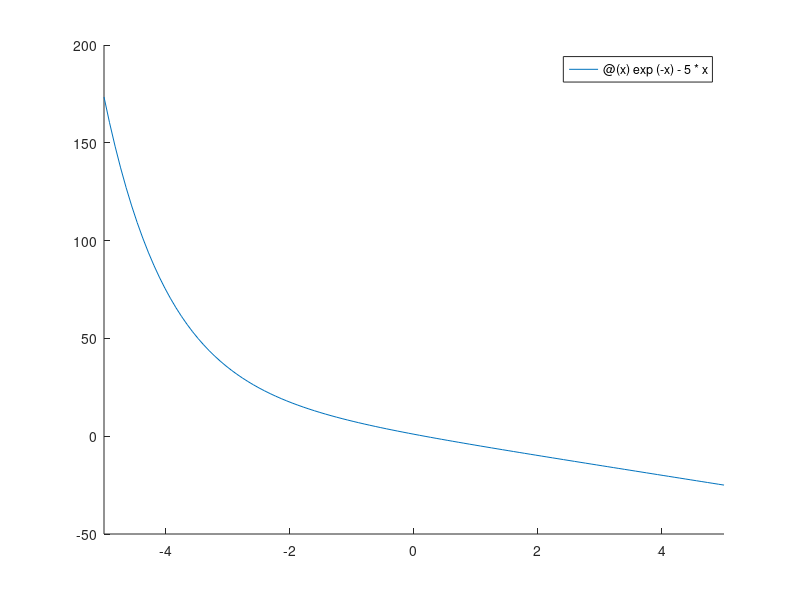

The MATLAB source for this figure: (Note: this script raises an error after producing the figure.)
%% RISOLUZIONE DI VARI ESERCIZI PROPOSTI NELL'ESERCITAZIONE
% Dino Meng, SM3201466

%% === Slide 12
fprintf("ESERCIZIO DELLA SLIDE 12\n")
f = @(x) exp(-x) - 5*x;

hold on
fplot(f, [-5, 5]);
fplot(0, Color='Black');
hold off 

% A posteriori decido che un buon intervallo è [-1, 1]
[vc, k, ~, ~] = bisezione(-1, 1, 1e-8, 1e-8, 1000, f);

fprintf("\tRadice approssimata: %.9f\n", vc(end));
fprintf("\tNumero di iterazioni effettuate: %d\n", k);
fprintf("\tNumero di iterazioni minime previste (teoricamente): %d\n", ceil(log2(2/1e-8))-1)

input("Premere enter per continuare al prossimo esercizio\n> ")

%% == Slide 20
fprintf("ESERCIZIO DELLA SLIDE 20\n")
f = @(x) x.^2 - 5 * x + 6;
df = @(x) 2 * x - 5;

hold on
fplot(f, [-5, 5]);
fplot(0, Color='Black');
hold off 

% Per il calcolo della radice maggiore è conveniente scegliere un punto a destra della radice maggiore, come x_0 = 3.2

[x, iter, scarti] = newton(f,df, 3.2, 1e-8, 1000);

fprintf("\tRadice approssimata: %.9f\n", x(end));
fprintf("\tNumero di iterazioni effettuate: %d\n", iter);

semilogy ( 1 : iter , abs ( scarti ) , 'm-*' ) 

input("Premere enter per continuare al prossimo esercizio\n> ")

%% == Slide 21
fprintf("ESERCIZIO DELLA SLIDE 21\n")
f1 = @(x) exp(-x./4)-x;
f2 = @(x) x.^3 -2;
f3 = @(x) x*log(x) - 1;

df1 = @(x) (-1./4)*exp(-x./4) - 1;
df2 = @(x) 3 * x.^2;
df3 = @(x) log(x) + 1;

hold on
fplot(f1, [-5, 5]);
fplot(f2, [-5, 5]);
fplot(f3, [-5, 5]);
fplot(@(x) 0*x, Color='Black');

legend("$exp(-x/4)-x$", "$x^3-2$", "$x*log x - 1$")
hold off 

% Intervalli Scelti:
% f1 -> 0.7, 0.9
% f2 -> 1.24, 1.28
% f3 -> 1.65, 1.85
a1 = 0.7; b1=0.9;
a2 = 1.24; b2=1.28;
a3 = 1.65; b3=1.85;

% Punti iniziali scelti:
% f1 -> 0.7
% f2 -> 1.4
% f3 -> 2
x0_1 = 0.7; x0_2 = 1.4; x0_3 = 2;

fid = fopen("./tables/esercizio_slide_21.csv", "w");
fprintf(fid, "name\tmethod\tx\tn_iter\n");

% Definisco una function ausiliaria per svolgere ogni sottoesercizio
function solver(f, df, a, b, x0, name, fid)
    figure()
    fprintf("RISOLVENDO FUNZIONE %s\n", name);
    [x_bis, iter_bis, ~, res_bis] = bisezione(a, b, 1e-8, 1e-8, 1000, f);
    [x_new, iter_new, sc_bis] = newton(f, df, x0, 1e-8, 1000);

    fprintf("METODO DELLA BISEZIONE\n")
    fprintf("\tSOLUZIONE APPROSSIMATA: %.9f\n\tITERAZIONI: %d\n", x_bis(end), iter_bis);
    fprintf("METODO DI NEWTON-RAPHSON\n")
    fprintf("\tSOLUZIONE APPROSSIMATA: %.9f\n\tITERAZIONI: %d\n", x_new(end), iter_new);

    semilogy(abs(res_bis));
    hold on;
    semilogy(abs(sc_bis));
    legend("Residui Pesati Bisezione", "Scarti Newton")
    hold off;

    fprintf(fid, "%s\tBISEZIONE\t%.9f\t%d\n", name, x_bis(end), iter_bis);
    fprintf(fid, "%s\tNEWTON-RAPHSON\t%.9f\t%d\n", name, x_new(end), iter_new);

    input("Premere enter per terminare\n> ")
end

solver(f1, df1, a1, b1, x0_1, "f1", fid);
solver(f2, df2, a2, b2, x0_2, "f2", fid);
solver(f3, df3, a3, b3, x0_3, "f3", fid);
fclose(fid);
